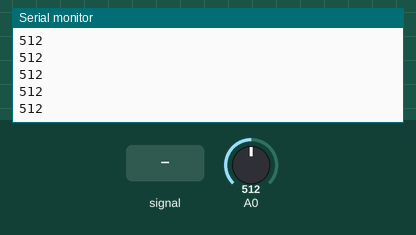
This sketch was run on a simulated Arduino Uno, built with avr-gcc and run on an emulated ATmega328P. Parts: the last lines printed to the serial monitor. The inputs (shaded band) are chosen by the test bench; at power-on: A0 = 512.

Above: at 6.0 s.
6.1 s: A0 fed a 200 Hz sine of ±81 counts around its level
At 6.6 s:
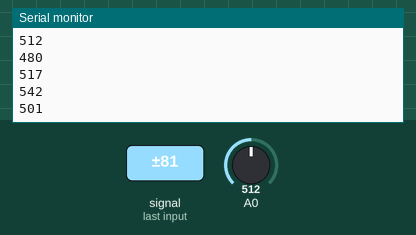
7.6 s: A0 set to 716
At 8.3 s:
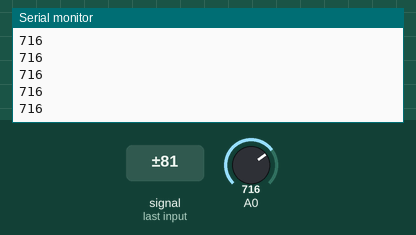
9.1 s: A0 fed a 1000 Hz sine of ±255 counts around its level
At 10.2 s:
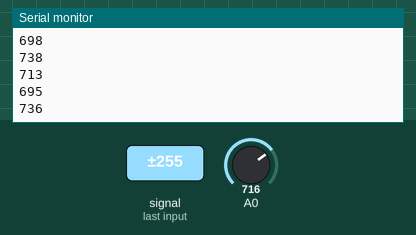
10.6 s: A0 set to 900
At 11.4 s:
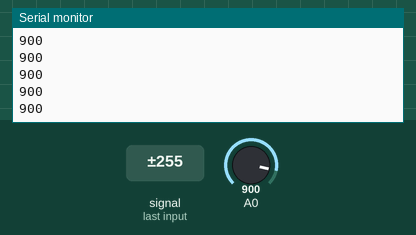
Timing chart, 0 to 13.1 s (numbered marks = the images above; inputs shaded):
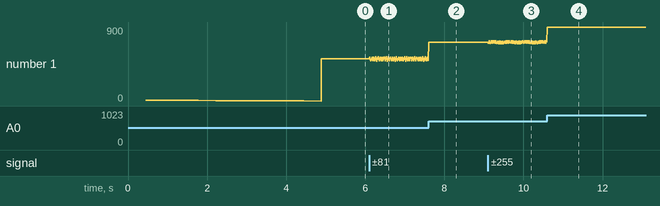

Measured:
- after the input at 6.1 s, the serial monitor: prints a new line at once (image 1)
- after the input at 7.6 s, the serial monitor: prints a new line at once (image 2)
- after the input at 9.1 s, the serial monitor: prints a new line at once (image 3)
- after the input at 10.6 s, the serial monitor: prints a new line at once (image 4)
- plotted number 1: 512 → 487 after the input at 6.1 s, 487 → 716 after the input at 7.6 s, 716 → 712 after the input at 9.1 s, 712 → 900 after the input at 10.6 s

The sketch:

EMG.ino
```cpp
// Grove - EMG Sensor demo code
// This demo will need a Grove - Led Bar to show the motion
// Grove - EMG Sensor connect to A0
// Grove - LED Bar connect to D8, D9
// note: it'll take about serval seconds to detect static analog value
// when you should hold your muscle static. You will see led bar from level 10 turn to
// level 0, it means static analog value get ok


int max_analog_dta      = 300;              // max analog data
int min_analog_dta      = 100;              // min analog data
int static_analog_dta   = 0;                // static analog data


// get analog value
int getAnalog(int pin)
{
    long sum = 0;

    for(int i=0; i<32; i++)
    {
        sum += analogRead(pin);
    }

    int dta = sum>>5;

    max_analog_dta = dta>max_analog_dta ? dta : max_analog_dta;         // if max data
    min_analog_dta = min_analog_dta>dta ? dta : min_analog_dta;         // if min data

    return sum>>5;
}

void setup()
{
    Serial.begin(115200);

    long sum = 0;

    for(int i=0; i<=10; i++)
    {
        for(int j=0; j<100; j++)
        {
            sum += getAnalog(A0);
            delay(1);
        }

        Serial.println(10-i);
    }

    sum /= 1100;

    static_analog_dta = sum;

    Serial.print("static_analog_dta = ");
    Serial.println(static_analog_dta);
}

int level       = 5;
int level_buf   = 5;

void loop()
{

    int val = getAnalog(A0);                    // get Analog value
    Serial.println(val);
    int level2;

    if(val>static_analog_dta)                   // larger than static_analog_dta
    {
        level2 = 5 + map(val, static_analog_dta, max_analog_dta, 0, 5);
    }
    else
    {
        level2 = 5 - map(val, min_analog_dta, static_analog_dta, 0, 5);
    }

    // to smooth the change of led bar
    if(level2 > level)
    {
        level++;
    }
    else if(level2 < level)
    {
        level--;
    }

    if(level != level_buf)
    {
        level_buf = level;
      //  Serial.println(level);
    }

    delay(10);
}
```
